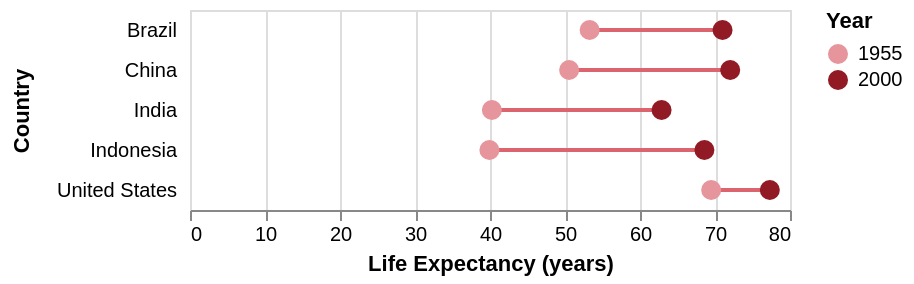

Vega-Lite specification for this chart:
### Vega-Lite specification from a JSON file in a GitHub repository (floating-point values rounded to 4 significant figures; data arrays with more than 128 entries replaced by an {"elided": "..."} marker saying what was removed)
{"$schema": "https://vega.github.io/schema/vega-lite/v4.json", "description": "A ranged dot plot that uses 'layer' to convey changing life expectancy for the five most populous countries (between 1955 and 2000).", "data": {"values": {"elided": "630 records"}}, "transform": [{"filter": {"field": "country", "oneOf": ["China", "India", "United States", "Indonesia", "Brazil"]}}, {"filter": {"field": "year", "oneOf": [1955, 2000]}}], "encoding": {"x": {"field": "life_expect", "type": "quantitative", "title": "Life Expectancy (years)"}, "y": {"field": "country", "type": "nominal", "title": "Country", "axis": {"offset": 5, "ticks": false, "minExtent": 70, "domain": false}}}, "layer": [{"mark": "line", "encoding": {"detail": {"field": "country", "type": "nominal"}, "color": {"value": "#db646f"}}}, {"mark": {"type": "point", "filled": true}, "encoding": {"color": {"field": "year", "type": "ordinal", "scale": {"domain": [1955, 2000], "range": ["#e6959c", "#911a24"]}, "title": "Year"}, "size": {"value": 100}, "opacity": {"value": 1}}}]}
